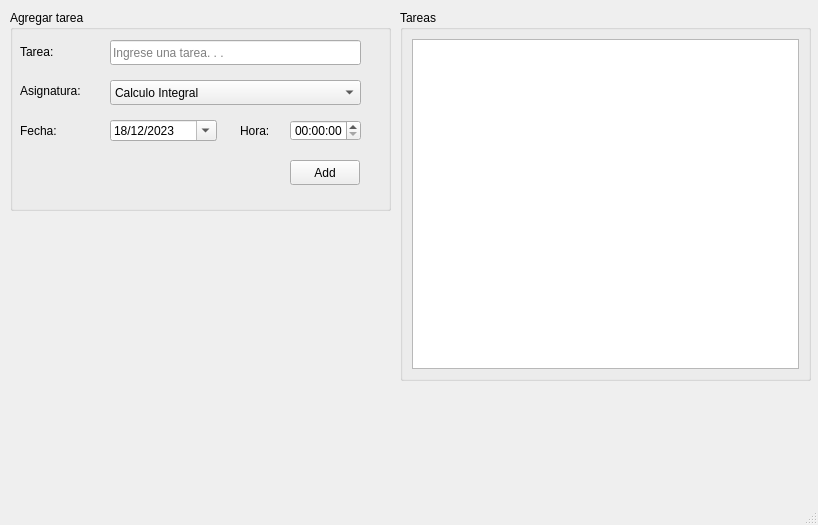
<?xml version="1.0" encoding="UTF-8"?>
<ui version="4.0">
 <class>Tasky</class>
 <widget class="QMainWindow" name="Tasky">
  <property name="geometry">
   <rect>
    <x>0</x>
    <y>0</y>
    <width>818</width>
    <height>525</height>
   </rect>
  </property>
  <property name="windowTitle">
   <string>Tasky</string>
  </property>
  <widget class="QWidget" name="centralwidget">
   <widget class="QGroupBox" name="groupBox">
    <property name="geometry">
     <rect>
      <x>400</x>
      <y>10</y>
      <width>411</width>
      <height>371</height>
     </rect>
    </property>
    <property name="title">
     <string>Tareas</string>
    </property>
    <layout class="QHBoxLayout" name="horizontalLayout">
     <item>
      <widget class="QTableWidget" name="TblWorks"/>
     </item>
    </layout>
   </widget>
   <widget class="QGroupBox" name="groupBox_2">
    <property name="geometry">
     <rect>
      <x>10</x>
      <y>10</y>
      <width>381</width>
      <height>201</height>
     </rect>
    </property>
    <property name="title">
     <string>Agregar tarea</string>
    </property>
    <widget class="QLabel" name="LTarea">
     <property name="geometry">
      <rect>
       <x>10</x>
       <y>26</y>
       <width>42</width>
       <height>31</height>
      </rect>
     </property>
     <property name="text">
      <string>Tarea:</string>
     </property>
    </widget>
    <widget class="QLineEdit" name="TxWork">
     <property name="geometry">
      <rect>
       <x>100</x>
       <y>30</y>
       <width>251</width>
       <height>25</height>
      </rect>
     </property>
     <property name="placeholderText">
      <string>Ingrese una tarea. . .</string>
     </property>
    </widget>
    <widget class="QLabel" name="LAsig">
     <property name="geometry">
      <rect>
       <x>10</x>
       <y>70</y>
       <width>78</width>
       <height>21</height>
      </rect>
     </property>
     <property name="text">
      <string>Asignatura:</string>
     </property>
    </widget>
    <widget class="QComboBox" name="BoxMat">
     <property name="geometry">
      <rect>
       <x>100</x>
       <y>70</y>
       <width>251</width>
       <height>25</height>
      </rect>
     </property>
     <item>
      <property name="text">
       <string>Calculo Integral</string>
      </property>
     </item>
     <item>
      <property name="text">
       <string>Electrotecnia</string>
      </property>
     </item>
     <item>
      <property name="text">
       <string>Estructura de Datos</string>
      </property>
     </item>
     <item>
      <property name="text">
       <string>Ética</string>
      </property>
     </item>
     <item>
      <property name="text">
       <string>Programacion Orientada a Objetos</string>
      </property>
     </item>
     <item>
      <property name="text">
       <string>Fisica</string>
      </property>
     </item>
    </widget>
    <widget class="QLabel" name="LDate">
     <property name="geometry">
      <rect>
       <x>10</x>
       <y>110</y>
       <width>44</width>
       <height>21</height>
      </rect>
     </property>
     <property name="text">
      <string>Fecha:</string>
     </property>
    </widget>
    <widget class="QDateEdit" name="Eddate">
     <property name="geometry">
      <rect>
       <x>100</x>
       <y>110</y>
       <width>107</width>
       <height>21</height>
      </rect>
     </property>
     <property name="dateTime">
      <datetime>
       <hour>0</hour>
       <minute>0</minute>
       <second>0</second>
       <year>2023</year>
       <month>12</month>
       <day>18</day>
      </datetime>
     </property>
     <property name="displayFormat">
      <string>d/M/yyyy</string>
     </property>
     <property name="calendarPopup">
      <bool>true</bool>
     </property>
    </widget>
    <widget class="QLabel" name="LHora">
     <property name="geometry">
      <rect>
       <x>230</x>
       <y>110</y>
       <width>37</width>
       <height>21</height>
      </rect>
     </property>
     <property name="text">
      <string>Hora:</string>
     </property>
    </widget>
    <widget class="QTimeEdit" name="Edtime">
     <property name="geometry">
      <rect>
       <x>280</x>
       <y>110</y>
       <width>71</width>
       <height>21</height>
      </rect>
     </property>
    </widget>
    <widget class="QPushButton" name="Btnadd">
     <property name="geometry">
      <rect>
       <x>280</x>
       <y>150</y>
       <width>70</width>
       <height>25</height>
      </rect>
     </property>
     <property name="text">
      <string>Add</string>
     </property>
    </widget>
   </widget>
  </widget>
  <widget class="QMenuBar" name="menubar">
   <property name="geometry">
    <rect>
     <x>0</x>
     <y>0</y>
     <width>818</width>
     <height>22</height>
    </rect>
   </property>
  </widget>
  <widget class="QStatusBar" name="statusbar"/>
 </widget>
 <resources/>
 <connections/>
</ui>
